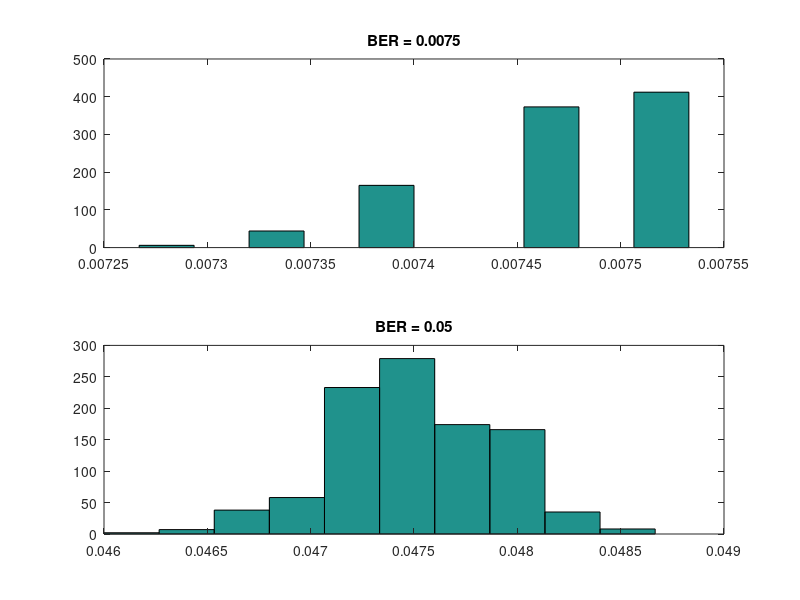

MATLAB code for this plot:
function hist_ber_actualber
  A = dlmread('data_5k_0.0075.txt'); #BER - 0,0075
  B = dlmread('data_5k_0.05.txt'); #BER - 0,05
  ay = NaN (1,1000);
  by = NaN (1,1000);
  
  for i=1:1000
    ay(1,[i]) = A (i,[3]);
    by(1,[i]) = B (i,[3]);
  end

  subplot(2,1,1)
  hist(ay, 10)
  title('BER = 0.0075')
  subplot(2,1,2)
  hist(by, 10)
  title('BER = 0.05')
endfunction
